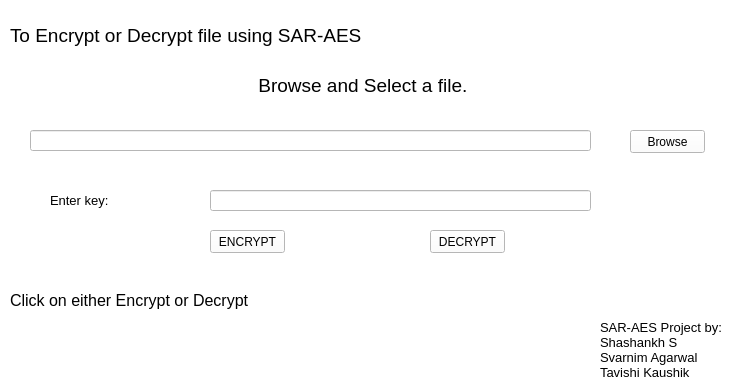
<?xml version="1.0" encoding="UTF-8"?>
<ui version="4.0">
 <class>MainWindow</class>
 <widget class="QMainWindow" name="MainWindow">
  <property name="geometry">
   <rect>
    <x>0</x>
    <y>0</y>
    <width>732</width>
    <height>390</height>
   </rect>
  </property>
  <property name="font">
   <font>
    <pointsize>8</pointsize>
   </font>
  </property>
  <property name="cursor">
   <cursorShape>ArrowCursor</cursorShape>
  </property>
  <property name="windowTitle">
   <string notr="true">SAR-AES File Encrypter/Decrypter</string>
  </property>
  <property name="autoFillBackground">
   <bool>false</bool>
  </property>
  <property name="styleSheet">
   <string notr="true">background-color: rgb(255, 255, 255);</string>
  </property>
  <widget class="QWidget" name="centralwidget">
   <property name="autoFillBackground">
    <bool>false</bool>
   </property>
   <widget class="QLabel" name="label">
    <property name="geometry">
     <rect>
      <x>600</x>
      <y>320</y>
      <width>131</width>
      <height>71</height>
     </rect>
    </property>
    <property name="font">
     <font>
      <family>Arial</family>
      <pointsize>10</pointsize>
     </font>
    </property>
    <property name="text">
     <string>SAR-AES Project by: Shashankh S      Svarnim Agarwal      Tavishi Kaushik</string>
    </property>
    <property name="alignment">
     <set>Qt::AlignLeading|Qt::AlignLeft|Qt::AlignTop</set>
    </property>
    <property name="wordWrap">
     <bool>true</bool>
    </property>
   </widget>
   <widget class="QLabel" name="label_2">
    <property name="geometry">
     <rect>
      <x>0</x>
      <y>60</y>
      <width>731</width>
      <height>51</height>
     </rect>
    </property>
    <property name="font">
     <font>
      <family>Arial</family>
      <pointsize>14</pointsize>
     </font>
    </property>
    <property name="text">
     <string>Browse and Select a file. </string>
    </property>
    <property name="alignment">
     <set>Qt::AlignCenter</set>
    </property>
    <property name="wordWrap">
     <bool>true</bool>
    </property>
   </widget>
   <widget class="QLineEdit" name="filename">
    <property name="geometry">
     <rect>
      <x>30</x>
      <y>130</y>
      <width>561</width>
      <height>21</height>
     </rect>
    </property>
   </widget>
   <widget class="QPushButton" name="browse">
    <property name="geometry">
     <rect>
      <x>630</x>
      <y>130</y>
      <width>75</width>
      <height>23</height>
     </rect>
    </property>
    <property name="text">
     <string>Browse</string>
    </property>
   </widget>
   <widget class="QLabel" name="output_label">
    <property name="geometry">
     <rect>
      <x>10</x>
      <y>290</y>
      <width>721</width>
      <height>21</height>
     </rect>
    </property>
    <property name="font">
     <font>
      <family>Arial</family>
      <pointsize>12</pointsize>
     </font>
    </property>
    <property name="text">
     <string>Click on either Encrypt or Decrypt</string>
    </property>
   </widget>
   <widget class="QLabel" name="label_4">
    <property name="geometry">
     <rect>
      <x>10</x>
      <y>20</y>
      <width>571</width>
      <height>31</height>
     </rect>
    </property>
    <property name="font">
     <font>
      <family>Arial</family>
      <pointsize>14</pointsize>
     </font>
    </property>
    <property name="text">
     <string>To Encrypt or Decrypt file using SAR-AES</string>
    </property>
   </widget>
   <widget class="QPushButton" name="encrypt">
    <property name="geometry">
     <rect>
      <x>210</x>
      <y>230</y>
      <width>75</width>
      <height>23</height>
     </rect>
    </property>
    <property name="text">
     <string>ENCRYPT</string>
    </property>
   </widget>
   <widget class="QPushButton" name="decrypt">
    <property name="geometry">
     <rect>
      <x>430</x>
      <y>230</y>
      <width>75</width>
      <height>23</height>
     </rect>
    </property>
    <property name="text">
     <string>DECRYPT</string>
    </property>
   </widget>
   <widget class="QLineEdit" name="inputkey">
    <property name="geometry">
     <rect>
      <x>210</x>
      <y>190</y>
      <width>381</width>
      <height>21</height>
     </rect>
    </property>
    <property name="maxLength">
     <number>16</number>
    </property>
   </widget>
   <widget class="QLabel" name="label_3">
    <property name="geometry">
     <rect>
      <x>50</x>
      <y>190</y>
      <width>91</width>
      <height>21</height>
     </rect>
    </property>
    <property name="font">
     <font>
      <pointsize>10</pointsize>
     </font>
    </property>
    <property name="text">
     <string>Enter key:</string>
    </property>
   </widget>
  </widget>
 </widget>
 <resources/>
 <connections/>
</ui>
